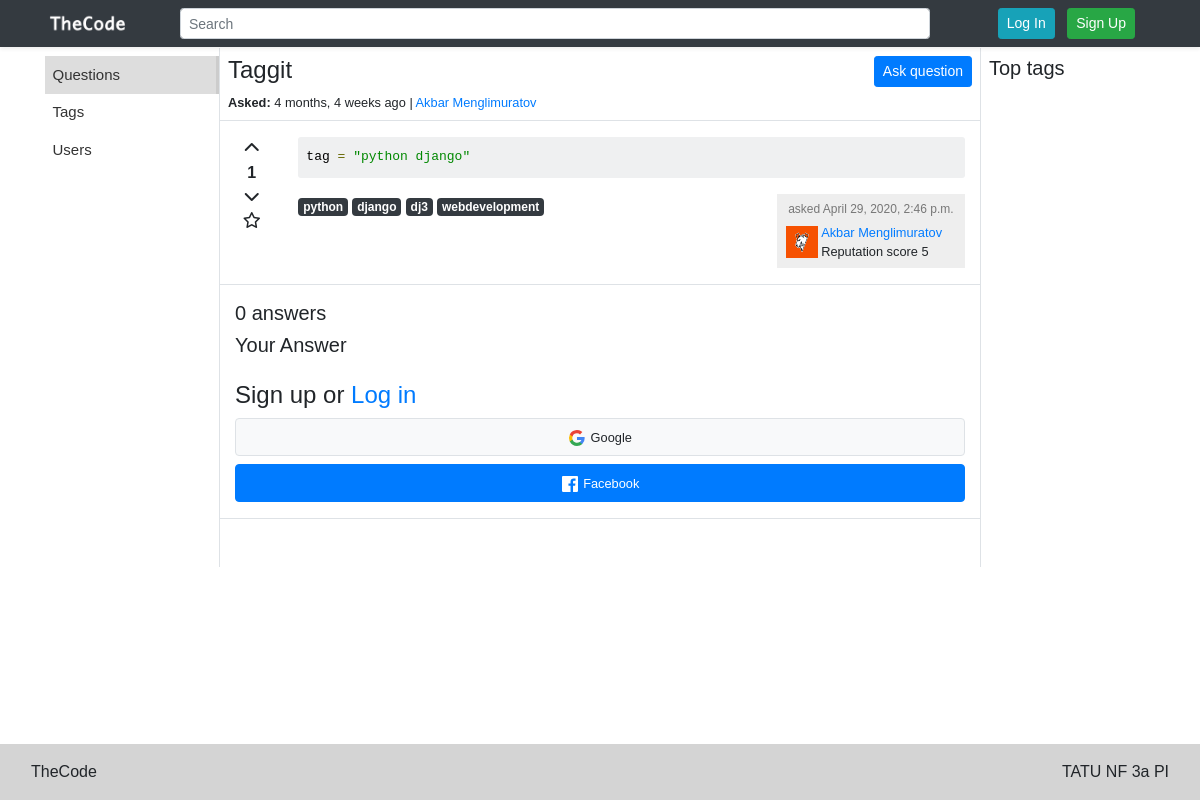
/question/23/, run on the app's committed database.
### questions/models.py (models this page shows, shortened)
class Question(models.Model):
	title = models.TextField()
	question_text = models.TextField()
	user = models.ForeignKey(User, on_delete = models.CASCADE, related_name = "question_user")
	date = models.DateTimeField()
	answer = models.ManyToManyField(Answer)
	tags = TaggableManager()
	comment = models.ManyToManyField(Comment)
	vote_point = models.IntegerField(default = 0)
	vote_up = models.IntegerField(default = 0)
	vote_down = models.IntegerField(default = 0)
	voters = models.ManyToManyField(User, related_name = "question_voters", default = None)
	fav_count = models.IntegerField(default = 0)

### accounts/models.py (models this page shows, shortened)
class User_data(models.Model):
	username = models.OneToOneField(User, on_delete = models.CASCADE)
	commented = models.IntegerField(default = 0)
	reputation = models.IntegerField(default = 0)
	verified = models.BooleanField(default = False)
	question = models.ManyToManyField(Question, blank = True)
	fav_question = models.ManyToManyField(Question, related_name='fav_question', blank = True)
	answers = models.IntegerField(default = 0)
	web_site = models.URLField(default = '', blank = True)
	github = models.URLField(default = '', blank =True)
	work_or_study = models.CharField(default = '', blank = True, max_length = 256)
	position = models.CharField(default = '', blank = True, max_length = 256)
	where = models.CharField(default = '', blank = True, max_length = 256)
	about = models.TextField(default = '', blank = True)
	image = models.ImageField(upload_to = 'profile_pic', default='default/profile_photo_default.jpg')

### questions/views.py (the view, shortened to what this page needs)
# urls.py: path('<int:pk>/', views.QuestionDetailView.as_view(), name = 'question_datas'),
class QuestionDetailView(CreateView):
	template_name = 'questions/question_data.html'
	model = Question
	form_class = AnswerForm
	def get_context_data(self, **kwargs):
		context = super().get_context_data(**kwargs)
		context['data'] = self.get_object()
		context['form'] = AnswerForm()
		return context

### questions/forms.py
class AnswerForm(forms.ModelForm):
	answer_text = forms.CharField(widget=AdminPagedownWidget(attrs = {'cols': 100}))
	class Meta:
		model = Answer
		fields = ['answer_text']

### questions/templatetags/question_extras.py (called while the page is built)
@register.filter(name='from_markdown')
def from_markdown(value):
	val = markdown(value, extensions=['fenced_code'])
	return val.replace("<pre>", "<pre class = \"prettyprint\">")

### templates/questions/question_data.html (shortened to what this page needs)
{% extends '../include/base.html' %}
{% load static %}
{% load question_extras %}
{% load humanize %}
{% load widget_tweaks %}
{% block content %}
<div class="row">
  {% include 'include/left_side.html' %}
  <div class = "col-md-8">
    <div class = "row border-bottom">
      <div class = "col-12 d-flex justify-content-between p-2">
        <div class = "small">
          <h4>{{ data.title }}</h4>
          <b>Asked: </b>{{ data.date | naturaltime }} |
          <a href = "{% url 'get_user' data.user.id %}" class = "text-decoration-none">
            {{ data.user.get_full_name }}
          </a>
        </div>
        <div>
          <a href = "{% url 'questions:ask_question' %}" class = "btn btn-sm btn-primary">Ask question</a>
        </div>
      </div>
    </div>
    <div class = "row border-bottom py-3 mb-3">
      <div class = "col-1 p-0">
        <center>
          <ul class = "list-unstyled">
            <li>
              <i class = "fas fa-chevron-up vote_and_fav" id = "vote_up" title = "This question is useful"></i>
            </li>
            <li>
              <strong id = "vote_score">{{ data.vote_point }}</strong>
            </li>
            <li>
              <i class = "fas fa-chevron-down vote_and_fav" id = "vote_down" title = "This question is not useful"></i>
            </li>
            <li>
              {% if data in user.user_data.fav_question.all %}
                <i class = "fas fa-star vote_and_fav" id = "favourite" title = "Added"></i>
              {% else %}
                <i class = "far fa-star vote_and_fav" id = "favourite" title = "Add to favourite question"></i>
              {% endif %}
            </li>
          </ul>
        </center>
      </div>
      <div class = "col-11">
        <div class = "mb-3">
{{ data.question_text | from_markdown | safe }}
        </div>
        <div class = "mt-3 d-flex justify-content-between">
          <div>
              {% for tags in data.tags.all %}
                <a href = "{% url 'questions:tag_question' tags %}" class = "badge badge-dark text-decoration-none">{{ tags }}</a>
              {% endfor %}
          </div>
          <div class="asked_user_info">
            <div class = "user_in_qu_span">asked {{ data.date }}</div>
            <a href = "{% url 'get_user' data.user.id %}" class = "text-decoration-none">
              <img src = "{{ data.user.user_data.image.url }}" class = "asked_user_img">
              {{ data.user.get_full_name }}
            </a>
            <div>Reputation score {{ data.user.user_data.reputation }}</div>
          </div>
        </div>
      </div>
    </div>
    <h5>{{ data.answer.count }} answers</h5>
    <h5>Your Answer</h5>
    <div class = "row border-bottom mb-5">
      <div class = "col-md-12">
        <div class="my-3">
          {% if user.is_authenticated == True %}
          <form method="POST" action = "/question/{{ data.id }}/">
            {% csrf_token %}
            {% for field in form %}
              {% render_field field class="form-control" %}
            {% endfor %}
            <button class = "btn btn-primary">Send</button>
          </form>
          {% else %}
              <h4>Sign up or <a href = "{% url 'account_login' %}" class="text-decoration-none">Log in</a></h4>
              <a class = "btn btn-block btn-light border" href = "/accounts/google/login/">
                  <small> Google</small>
              </a>
              <a class = "btn btn-block btn-primary" href = "/accounts/facebook/login/">
                  <small> Facebook</small>
              </a>
          {% endif %}
        </div>
      </div>
    </div>
  </div>
  {% include 'include/right_side.html' %}
</div>
{% endblock content %}

### static/code-prettify/prettify.css (style rules this page uses)
pre.prettyprint { padding: 12px 8px; border: 0px }

### static/css/blog-post.css (style rules this page uses)
html { position: relative; min-height: 100%; }
body { font-family: sans-serif; height: 100%; }
pre { background: #EFF0F1; font-size: 13px; max-height: 600px; border-radius: 3px; vertical-align: baseline; line-height: 1.3; }
code { background: #EFF0F1; color: #333; font-size: 13px; border-radius: 3px; }
.user_in_qu_span { font-size: 12px; margin: 0 5px 5px 5px; color: #777; }
.asked_user_info { padding: 0.5em; background: #eee; font-size: 0.8em; }
.asked_user_img { float: left; width: 32px; height: 32px; margin: 3px; }

### data on the page
Question: title "Taggit", date "4 months, 4 weeks ago", user.get_full_name "Akbar Menglimuratov", vote_point "1", date "April 29, 2020, 2:46 p.m.", user.user_data.image (picture), user.user_data.reputation "5", answer.count "0"
Tag: name "python"
Tag: name "django"
Tag: name "dj3"
Tag: name "webdevelopment"
